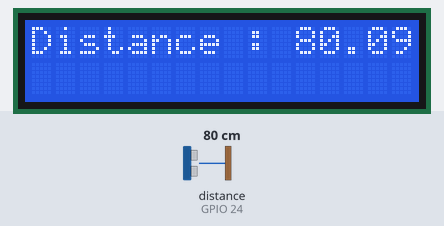
Bench run of a program on a simulated Raspberry Pi (BCM pin numbers). Parts: 16×2 character LCD. Inputs (shaded band) come from the test bench; at power-on: distance to the obstacle (sensor on GPIO 24) 80 cm. The echo pulse lasts 58.3 µs per cm; the clock reads 2024-03-15 10:24:30 at power-on unless the program sets it; library files of the repository ran but are not shown: I2C_LCD_driver.py; what the program prints to the terminal is not drawn.

Above: at 2.4 s.
2.5 s: distance to the obstacle (sensor on GPIO 24) set to 4 cm
At 4.7 s:
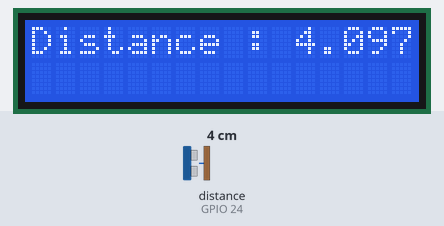
5.0 s: distance to the obstacle (sensor on GPIO 24) set to 2 cm
At 6.1 s:
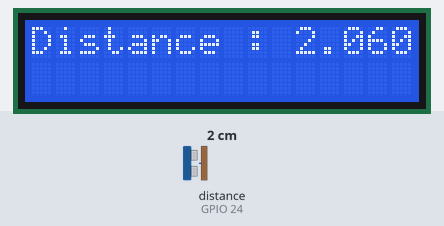
7.2 s: distance to the obstacle (sensor on GPIO 24) set to 9 cm
At 8.5 s:
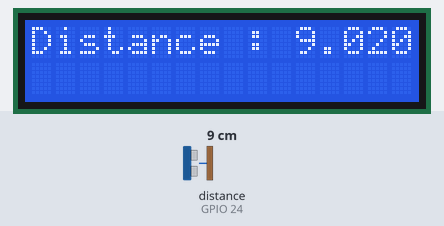
Timing chart, 0 to 10.2 s (numbered marks = the images above; inputs shaded):
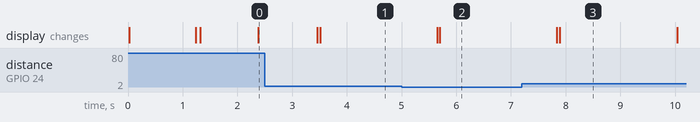

The program:

CSEN.py
```python
import RPi.GPIO as GPIO
import time
import I2C_LCD_driver

GPIO.setmode(GPIO.BCM)

lcd=I2C_LCD_driver.lcd()
lcd.backlight(1)

TRIG = 23
ECHO = 24

GPIO.setup(TRIG, GPIO.OUT)
GPIO.setup(ECHO, GPIO.IN)

GPIO.output(TRIG, False)
time.sleep(1)

pre_dist = 0
try :
	while True:
		GPIO.output(TRIG, True)
		time.sleep(0.00001)
		GPIO.output(TRIG, False)

		while GPIO.input(ECHO) == 0:
			start = time.time()

		while GPIO.input(ECHO) == 1:
			stop = time.time()

		check_time = stop - start
		dist = check_time*34300/2
		if dist > 1022:
			dist = pre_dist
		print("Distance : %.1f cm" %dist)
		lcd.lcd_display_string("Distance : " + str(dist), 1)
		pre_dist = dist
		time.sleep(1)

except KeyboardInterrupt:
	print("Quit Program")
	lcd.backlight(0)
	GPIO.cleanup()
```

Measured:
- after the input at 2.5 s, the display: first changes after 0.96 s (image 1 shows a later state)
- after the input at 7.2 s, the display: first changes after 0.64 s (image 3 shows a later state)
